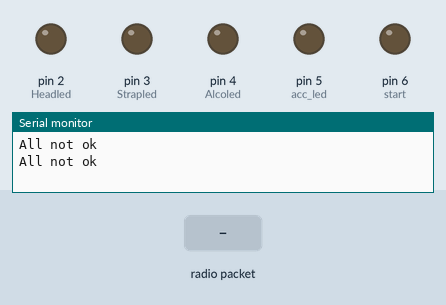
Simulated run of this sketch. Board: Arduino Uno, built with avr-gcc and run on an emulated ATmega328P. Shown: output pins drawn as LEDs (lit = HIGH), the last lines printed to the serial monitor. The inputs (shaded band) are chosen by the test bench. No radio packets arrive unless stated.

Above: at 1.3 s.
1.4 s: radio packet "9" arrives
At 2.7 s:
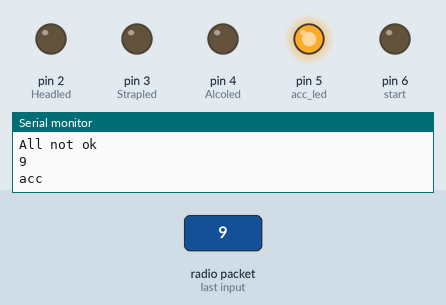
3.3 s: radio packet "1" arrives
At 4.7 s:
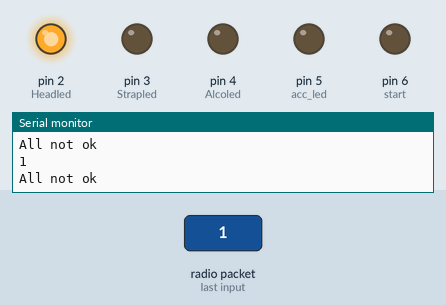
5.9 s: radio packet "2" arrives
At 7.3 s:
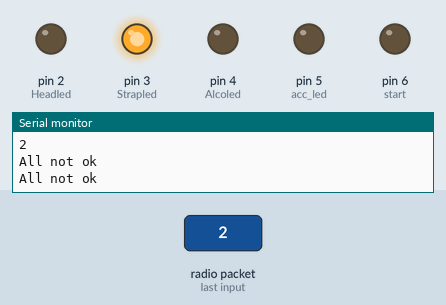
7.7 s: radio packet "3" arrives
At 8.7 s:
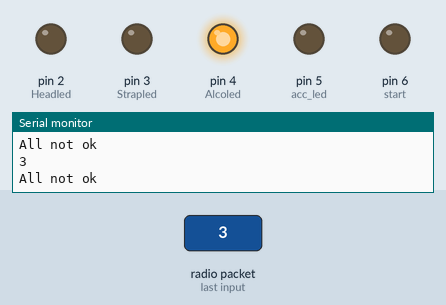
9.5 s: radio packet "4" arrives
At 10.1 s:
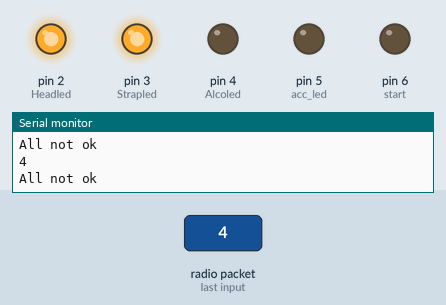
11.3 s: radio packet "5" arrives
At 12.7 s:
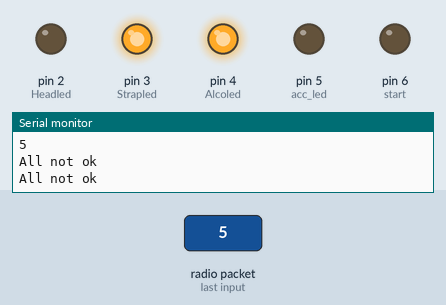
Timing chart, 0 to 14.1 s (numbered marks = the images above; inputs shaded):
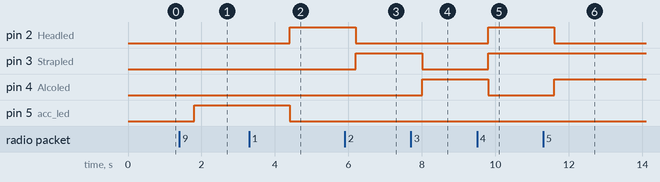

The sketch:

SMRx.ino
```cpp
/***********************************************************
Project Name: Smart Helmet (Minor Project)
Code name: Smart Helmet receiver code
Developed by: Ankit
github link: https://github.com/ankit-021/Smart-Helmet-using-Iot
***********************************************************/
#include <VirtualWire.h>
int SensorData;          // RF receiver input
char SensorCharMsg[10];   // RF Transmission container

const int Headled = 2;
const int Strapled = 3;
const int Alcoled = 4;
const int acc_led = 5;
const int start = 6;

bool Head,Strap,Alco = false;
bool check();
void BT();
void allSet();
void notSet();

void setup() {
  // put your setup code here, to run once:
  Serial.begin(9600);

  for(int i = 2; i < 7; i++){
      pinMode(i, OUTPUT);
    }

  for(int i = 2; i < 7; i++){
      digitalWrite(i, LOW);
    }
  vw_set_ptt_inverted(true);
  vw_set_rx_pin(11);
  // Bits per sec
  vw_setup(2000);
  // Start the receiver PLL running
  vw_rx_start();
}

void loop() {
  // put your main code here, to run repeatedly:
  uint8_t buf[VW_MAX_MESSAGE_LEN];
  uint8_t buflen = VW_MAX_MESSAGE_LEN;

    if (vw_get_message(buf, &buflen))
  {
    for (int i = 0; i < buflen; i++)
    {
      // Fill SensorCharMsg Char array with corresponding
      // chars from buffer.
      SensorCharMsg[i] = char(buf[i]);
      }


     SensorCharMsg[buflen] = '\0';
    // Convert Sensor1CharMsg Char array to integer
    SensorData = atoi(SensorCharMsg);
    Serial.println(SensorData);
  }
if(check() == true){
     allSet();
    }
  else{
     notSet();
   }
delay(100);
 BT();
 delay(300);
}

/***********Check incomming data********/
bool check(){
  switch(SensorData){
    //Accident case
    case 9:
    Head = false;
    Strap = false;
    Alco = false;
    digitalWrite(Headled, LOW);
    digitalWrite(Strapled, LOW);
    digitalWrite(Alcoled, LOW);
    digitalWrite(acc_led, HIGH);
    Serial.print("acc\n");
    delay(2000);
    break;

    //Normal case
    case 1:
    Head = true;
    Strap = false;
    Alco = false;
    digitalWrite(Headled, HIGH);
    digitalWrite(Strapled, LOW);
    digitalWrite(Alcoled, LOW);
    digitalWrite(acc_led, LOW);
    break;

    case 2:
    Head = false;
    Strap = true;
    Alco = false;
    digitalWrite(Headled, LOW);
    digitalWrite(Strapled, HIGH);
    digitalWrite(Alcoled, LOW);
    digitalWrite(acc_led, LOW);
    break;

    case 3:
    Head = false;
    Strap = false;
    Alco = true;
    digitalWrite(Headled, LOW);
    digitalWrite(Strapled, LOW);
    digitalWrite(Alcoled, HIGH);
    digitalWrite(acc_led, LOW);
    break;

    case 4:
    Head = true;
    Strap = true;
    Alco = false;
    digitalWrite(Headled, HIGH);
    digitalWrite(Strapled, HIGH);
    digitalWrite(Alcoled, LOW);
    digitalWrite(acc_led, LOW);
    break;

    case 5:
    Head = false;
    Strap = true;
    Alco = true;
    digitalWrite(Headled, LOW);
    digitalWrite(Strapled, HIGH);
    digitalWrite(Alcoled, HIGH);
    digitalWrite(acc_led, LOW);
    break;

    case 6:
    Head = true;
    Strap = false;
    Alco = true;
    digitalWrite(Headled, HIGH);
    digitalWrite(Strapled, LOW);
    digitalWrite(Alcoled, HIGH);
    digitalWrite(acc_led, LOW);
    break;

    case 7:
    Head = true;
    Strap = true;
    Alco = true;
    digitalWrite(Headled, HIGH);
    digitalWrite(Strapled, HIGH);
    digitalWrite(Alcoled, HIGH);
    digitalWrite(acc_led, LOW);
    break;

    /*case 18:
    Head = false;
    Strap = false;
    Alco = false;
    digitalWrite(Headled, LOW);
    digitalWrite(Strapled, LOW);
    digitalWrite(Alcoled, LOW);
    digitalWrite(acc_led, LOW);
    break;*/
    default:
    Head = false;
    Strap = false;
    Alco = false;
    digitalWrite(Headled, LOW);
    digitalWrite(Strapled, LOW);
    digitalWrite(Alcoled, LOW);
    digitalWrite(acc_led, LOW);
    break;
  }
  delay(100);

  if (Head == true && Strap == true && Alco == true)
  {
    return true;
  }
  else{
    return false;
  }
}

/***********all ok or not********/
void allSet(){
    digitalWrite(start, HIGH);
    Serial.println("All ok\n");
}

void notSet(){
    digitalWrite(start, LOW);
    Serial.println("All not ok\n");
}

/***********bluetooth data TX RX********/
void BT(){
  if(Serial.available() > 0)
  {
    //Serial.println(SensorData);      //Read the incoming data and store it into variable Incoming_value
    if(Head == false && Strap == false && Alco == false){
      Serial.print("hf\n");
      Serial.print("sf\n");
      Serial.print("af\n");
      }
      else if(Head == false && Strap == false && Alco == true){
      Serial.print("hf\n");
      Serial.print("sf\n");
      Serial.print("at\n");
      }
      else if(Head == false && Strap == true && Alco == false){
      Serial.print("hf\n");
      Serial.print("st\n");
      Serial.print("af\n");
      }
      else if(Head == false && Strap == true && Alco == true){
      Serial.print("hf\n");
      Serial.print("st\n");
      Serial.print("at\n");
      }
      else if(Head == true && Strap == false && Alco == false){
      Serial.print("ht\n");
      Serial.print("sf\n");
      Serial.print("af\n");
      }
      else if(Head == true && Strap == false && Alco == true){
      Serial.print("ht\n");
      Serial.print("sf\n");
      Serial.print("at\n");
      }
      else if(Head == true && Strap == true && Alco == false){
      Serial.print("ht\n");
      Serial.print("st\n");
      Serial.print("af\n");
      }
      else if(Head == true && Strap == true && Alco == true){
      Serial.print("ht\n");
      Serial.print("st\n");
      Serial.print("at\n");
      }


  }
  delay(100);
 }
```

Measured:
- after the input at 1.4 s, pin 5 (acc_led): LOW → HIGH after 0.40 s
- after the input at 3.3 s, pin 2 (Headled): LOW → HIGH after 1.1 s; pin 5 (acc_led): HIGH → LOW after 1.1 s
- after the input at 5.9 s, pin 2 (Headled): HIGH → LOW after 0.30 s; pin 3 (Strapled): LOW → HIGH after 0.30 s
- after the input at 7.7 s, pin 3 (Strapled): HIGH → LOW after 0.30 s; pin 4 (Alcoled): LOW → HIGH after 0.30 s
- after the input at 9.5 s, pin 2 (Headled), pin 3 (Strapled): LOW → HIGH after 0.30 s; pin 4 (Alcoled): HIGH → LOW after 0.30 s
- after the input at 11.3 s, pin 2 (Headled): HIGH → LOW after 0.31 s; pin 4 (Alcoled): LOW → HIGH after 0.31 s
